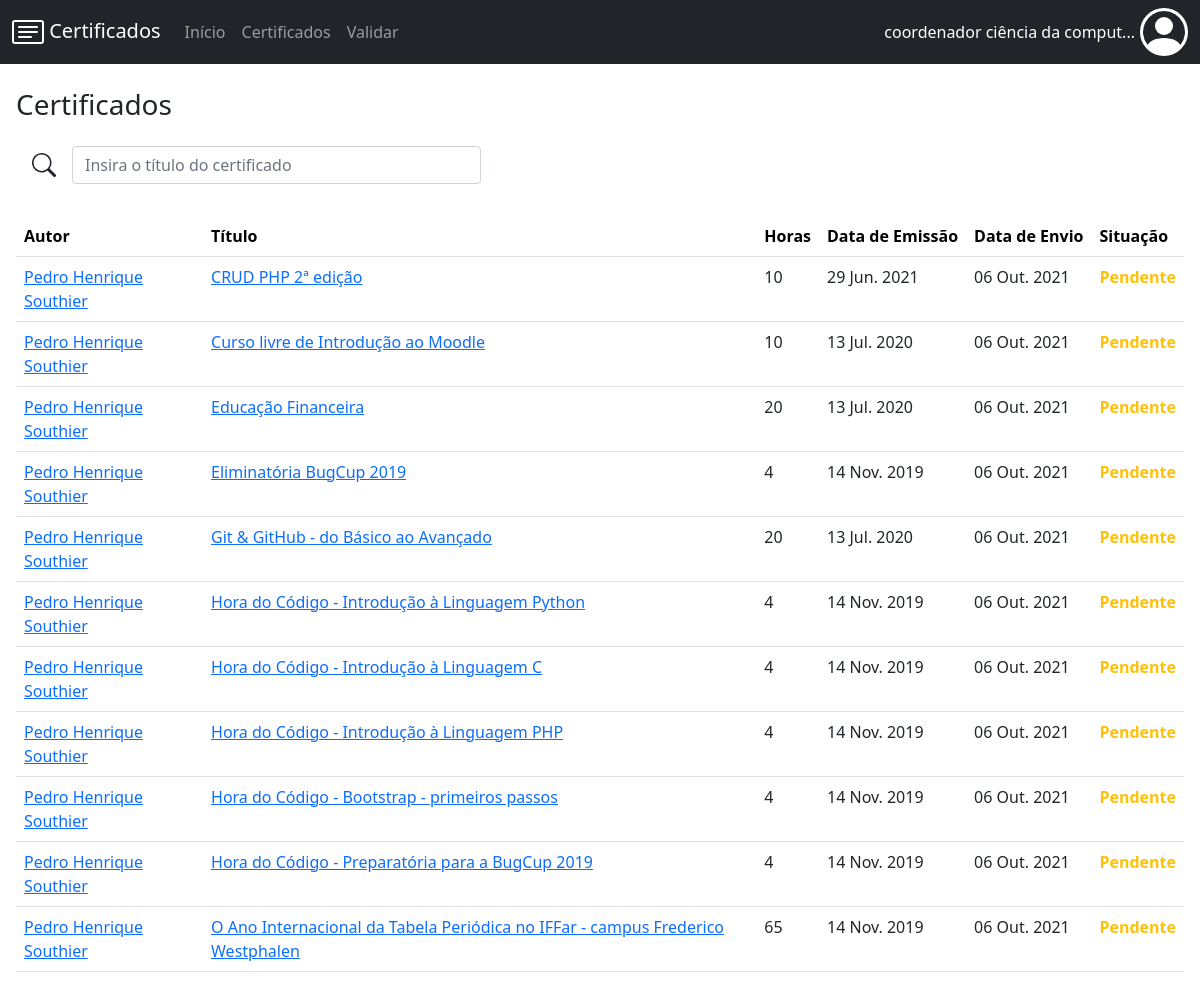
Before: /certificados/todos/ (signed in) with the older database file.
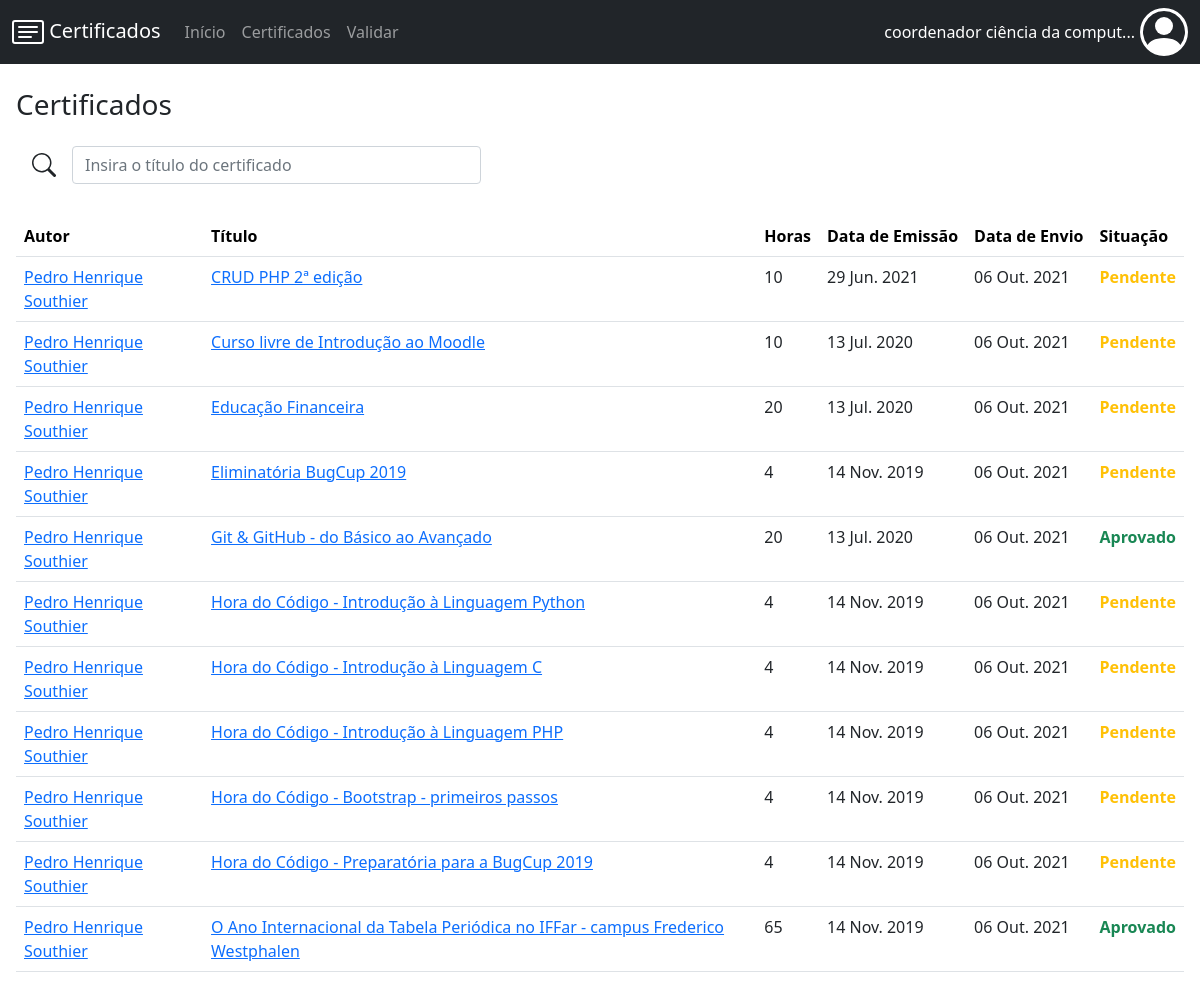
After: the same page with the newer database file.
### certificados/models.py (models this page shows, shortened)
class Certificado(models.Model):
    horas = models.IntegerField()
    titulo = models.CharField(max_length=150)
    data_emissao = models.DateTimeField()
    data_envio = models.DateTimeField(default=timezone.now)
    situacao = models.SmallIntegerField(default = 2)
    imagem = models.FileField(
        upload_to = 'certificados/',
        validators=[validate_file_extension]
    )
    usuario = models.ForeignKey('auth.User', on_delete=models.CASCADE)
    categoria = models.ForeignKey('Categoria', on_delete=models.CASCADE)
    curso = models.ForeignKey('Curso', on_delete=models.CASCADE)
    def __str__(self):
        return self.titulo + " (" + str(self.id) + ")"
    def tamanho_titulo(self):
        t = len(self.titulo)
        if t <= 120:
            return self.titulo[0:120]
        else:
            return self.titulo[0:117] + "..."
    def tamanho_autor(self):
        a = len(self.usuario.first_name + " " + self.usuario.last_name)
        if a <= 100:
            return (self.usuario.first_name + " " + self.usuario.last_name)[0:100]
        else:
            return (self.usuario.first_name + " " + self.usuario.last_name)[0:97] + "..."

### certificados/views.py (the view)
# urls.py: path('todos/', views.mostrar_todos_certificados, name='mostrar_todos_certificados'),
def mostrar_todos_certificados(request):
    if request.user.is_authenticated:
        operacao = ''
        if request.method == "POST":
            form = FormFiltro(request.POST)
            if form.is_valid():
                operacao = form.cleaned_data['operacao']
                if operacao == "data_emissao":
                    if request.user.is_superuser:
                        lista_certificados = Certificado.objects.order_by("-data_emissao").filter(curso=request.user.perfil.curso)
                    else:
                        lista_certificados = Certificado.objects.filter(usuario=request.user).order_by("-data_emissao")
                elif operacao == "autor":
                    if request.user.is_superuser:
                        lista_certificados = Certificado.objects.order_by("usuario").filter(curso=request.user.perfil.curso)
                    else:
                        lista_certificados = Certificado.objects.filter(usuario=request.user).order_by("usuario")
                elif operacao == "data_envio":
                    if request.user.is_superuser:
                        lista_certificados = Certificado.objects.order_by("-data_envio").filter(curso=request.user.perfil.curso)
                    else:
                        lista_certificados = Certificado.objects.filter(usuario=request.user).order_by("-data_envio")
                elif operacao == "titulo":
                    if request.user.is_superuser:
                        lista_certificados = Certificado.objects.order_by("titulo").filter(curso=request.user.perfil.curso)
                    else:
                        lista_certificados = Certificado.objects.filter(usuario=request.user).order_by("titulo")
                elif operacao == "horas":
                    if request.user.is_superuser:
                        lista_certificados = Certificado.objects.order_by("-horas").filter(curso=request.user.perfil.curso)
                    else:
                        lista_certificados = Certificado.objects.filter(usuario=request.user).order_by("-horas")
                elif operacao == "situacao":
                    if request.user.is_superuser:
                        lista_certificados = Certificado.objects.order_by("situacao").filter(curso=request.user.perfil.curso)
                    else:
                        lista_certificados = Certificado.objects.filter(usuario=request.user).order_by("situacao")
                else:
                    if request.user.is_superuser:
                        lista_certificados = Certificado.objects.filter(curso=request.user.perfil.curso)
                    else:
                        lista_certificados = Certificado.objects.filter(usuario=request.user)
        else:
            form = FormFiltro()
            if request.user.is_superuser:
                lista_certificados = Certificado.objects.filter(curso=request.user.perfil.curso)
            else:
                lista_certificados = Certificado.objects.filter(usuario=request.user)
        formulario = "certificados"
        horas_pendente = 0
        horas_recusado = 0
        for p in lista_certificados:
            if p.situacao == 1:
                pass
            elif p.situacao == 2:
                horas_pendente = horas_pendente + p.horas
            elif p.situacao == 3:
                horas_recusado = horas_recusado + p.horas
        situacao = ["Aprovado", "Pendente", "Recusado", "Erro"]
        contexto = {'lista_certificados': lista_certificados, 'situacao': situacao, 'form': form, 'horas_pendente': horas_pendente, 'horas_recusado': horas_recusado, 'formulario': formulario}
        return render(request, 'certificados/certificados.html', contexto)
    else:
        return HttpResponseRedirect("/certificados/login/")

### certificados/forms.py
class FormFiltro(forms.Form):
    operacao = forms.CharField()

### certificados/templates/certificados/certificados.html (shortened to what this page needs)
{% extends 'certificados/base.html' %}
{% load static %}
{% block conteudo %}
    <h3 class="font-weight-light pb-3">Certificados</h3>
    {% if lista_certificados %}
        <div class="div_barra_pesquisa">
            <input class="form-control barra_pesquisa_certificados" value="" type="search" id="barra_pesquisa" placeholder="Insira o título do certificado">
        </div>
        <table class="table" style="margin-top: 32px;">
            <form action="/certificados/{% if formulario == 'certificados' %}todos{% else %}validar{% endif %}/" method="POST">
                <tr>
                    <th> <input onclick="att_formFiltro('autor')" type="submit" class="linkFiltros fw-bold" id="submit_autor" value="Autor"><br> </th>
                    <th> <input onclick="att_formFiltro('titulo')" type="submit" class="linkFiltros fw-bold" id="submit_titulo" value="Título"><br> </th>
                    <th class="form-horas"> <input onclick="att_formFiltro('horas')" type="submit" class="linkFiltros fw-bold" id="submit_horas" value="Horas"><br> </th>
                    <th class="form-data-emissao"> <input onclick="att_formFiltro('data_emissao')" type="submit" class="linkFiltros fw-bold" id="submit_data_emissao" value="Data de Emissão"><br> </th>
                    <th> <input onclick="att_formFiltro('data_envio')" type="submit" class="linkFiltros fw-bold" id="submit_data_envio" value="Data de Envio"><br> </th>
                    <th class="form-situacao"> <input onclick="att_formFiltro('situacao')" type="submit" class="linkFiltros fw-bold" id="submit_situacao" value="Situação"><br> </th>
                </tr>
            </form>
            <div>
                {% for p in lista_certificados %}
                    <tr id="tabela_{{p}}" style="display: normal;" class="elementos_tabela">
                        {% if user.is_superuser %}
                            <td class="break-word"><a href="/certificados/usuario/{{p.usuario.id}}">{{p.tamanho_autor}}</a></td>
                        {% else %}
                            <td class="break-word">{{p.tamanho_autor}}</td>
                        {% endif %}
                        <td class="break-word"><a id="titulo_tabela_{{p}}" href="/certificados/{{ p.id }}">{{p.tamanho_titulo}}</a></td>
                        <td class="form-horas"> {{p.horas}} </td>
                        <td class="form-data-emissao"> {{p.data_emissao|date:'d M. Y'}} </td>
                        <td> {{p.data_envio|date:'d M. Y'}} </td>
                        {% if p.situacao == 1 %}
                            <td class="form-situacao"><span id="situacao_{{p}}" class="fw-bold situacao_aprovado"> {{situacao.0}} </span></td>
                        {% elif p.situacao == 2 %}
                            <td class="form-situacao"><span id="situacao_{{p}}" class="fw-bold situacao_pendente"> {{situacao.1}} </span></td>
                        {% elif p.situacao == 3 %}
                            <td class="form-situacao"><span id="situacao_{{p}}" class="fw-bold situacao_recusado"> {{situacao.2}} </span></td>
                        {% else %}
                            <td class="form-situacao"><span id="situacao_{{p}}" class="fw-bold situacao_erro"> {{situacao.3}} </span></td>
                        {% endif %}
                    </tr>
                {% endfor %}
            </div>
        </table>
    {% else %}
        <p>Nenhum certificado cadastrado.</p>
    {% endif %}
{% endblock %}

Changed rows visible on the page:
changed Certificado "Git & GitHub - do Básico ao Avançado": situacao "Pendente" → "Aprovado"
changed Certificado "O Ano Internacional da Tabela Periódica no IFFar - campus Frederico Westphalen": situacao "Pendente" → "Aprovado"
